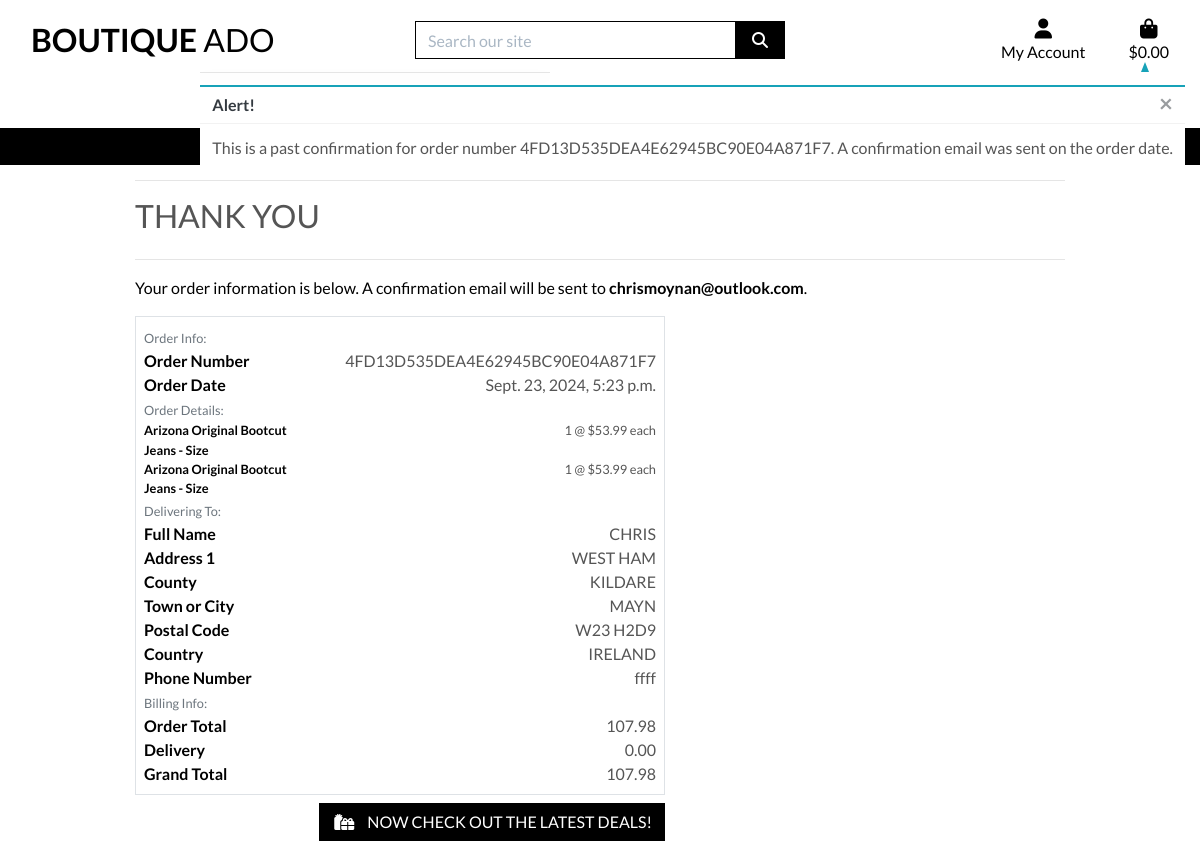
Page /profile/order_history/4FD13D535DEA4E62945BC90E04A871F7 on the committed database.
### checkout/models.py (models this page shows, shortened)
class Order(models.Model):
    order_number = models.CharField(max_length=32, null=False, editable=False)
    user_profile = models.ForeignKey(UserProfile, on_delete=models.SET_NULL,
                                     null=True, blank=True, related_name='orders')
    full_name = models.CharField(max_length=50, null=False, blank=False)
    email = models.EmailField(max_length=254, null=False, blank=False)
    phone_number = models.CharField(max_length=20, null=False, blank=False)
    country = CountryField(blank_label='Country *', null=False, blank=False)
    postcode = models.CharField(max_length=20, null=True, blank=True)
    town_or_city = models.CharField(max_length=40, null=False, blank=False)
    street_address1 = models.CharField(max_length=80, null=False, blank=False)
    street_address2 = models.CharField(max_length=80, null=True, blank=True)
    county = models.CharField(max_length=80, null=True, blank=True)
    date = models.DateTimeField(auto_now_add=True)
    delivery_cost = models.DecimalField(max_digits=6, decimal_places=2, null=False, default=0)
    order_total = models.DecimalField(max_digits=10, decimal_places=2, null=False, default=0)
    grand_total = models.DecimalField(max_digits=10, decimal_places=2, null=False, default=0)
    original_bag = models.TextField(null=False, blank=False, default='')
    stripe_pid = models.CharField(max_length=254, null=False, blank=False, default='')

class OrderLineItem(models.Model):
    order = models.ForeignKey(Order, null=False, blank=False, on_delete=models.CASCADE, related_name='lineitems')
    product = models.ForeignKey(Product, null=False, blank=False, on_delete=models.CASCADE)
    product_size = models.CharField(max_length=2, null=True, blank=True) # XS, S, M, L, XL
    quantity = models.IntegerField(null=False, blank=False, default=0)
    lineitem_total = models.DecimalField(max_digits=6, decimal_places=2, null=False, blank=False, editable=False)

### products/models.py (models this page shows, shortened)
class Product(models.Model):
    category = models.ForeignKey('Category', null=True, blank=True, on_delete=models.SET_NULL)
    sku = models.CharField(max_length=254, null=True, blank=True)
    name = models.CharField(max_length=254)
    description = models.TextField()
    has_sizes = models.BooleanField(default=False, null=True, blank=True)
    price = models.DecimalField(max_digits=6, decimal_places=2)
    rating = models.DecimalField(max_digits=6, decimal_places=2, null=True, blank=True)
    image_url = models.URLField(max_length=1024, null=True, blank=True)
    image = models.ImageField(null=True, blank=True)

### profiles/views.py (the view)
# urls.py: path('order_history/<order_number>', views.order_history, name='order_history'),
def order_history(request, order_number):
    order = get_object_or_404(Order, order_number=order_number)
    messages.info(request, (
        f'This is a past confirmation for order number {order_number}. '
        'A confirmation email was sent on the order date.'
    ))
    template = 'checkout/checkout_success.html'
    context = {
        'order': order,
        'from_profile': True,
    }
    return render(request, template, context)

### bag/contexts.py (called while the page is built, shortened)
def bag_contents(request):
    bag_items = []
    total = 0
    product_count = 0
    bag = request.session.get('bag', {})
    if total < settings.FREE_DELIVERY_THRESHOLD:
        delivery = total * Decimal(settings.STANDARD_DELIVERY_PERCENTAGE / 100)
        free_delivery_delta = settings.FREE_DELIVERY_THRESHOLD - total
    else:
        delivery = 0
        free_delivery_delta = 0
    grand_total = delivery + total
    context = {
        'bag_items': bag_items,
        'total': total,
        'product_count': product_count,
        'delivery': delivery,
        'free_delivery_delta': free_delivery_delta,
        'free_delivery_threshold': settings.FREE_DELIVERY_THRESHOLD,
        'grand_total': grand_total,
    }
    return context

### checkout/templates/checkout/checkout_success.html (shortened to what this page needs)
{% extends "base.html" %}
{% load static %}
{% block extra_css %}
    <link rel="stylesheet" href="{% static 'checkout/css/checkout.css' %}">
{% endblock %}
{% block page_header %}
    <div class="container header-container">
    </div>
{% endblock %}
{% block content %}
    <div class="overlay"></div>
    <div class="container">
        <div class="row">
            <div class="col">
                <hr>
                <h2 class="logo-font mb-4">Thank You</h2>
                <hr>
                <p class="text-black">Your order information is below. A confirmation email will be sent to <strong>{{ order.email }}</strong>.</p>
            </div>
        </div>
        <div class="row">
            <div class="col-12 col-lg-7">
                <div class="order-confirmation-wrapper p-2 border">
                    <div class="row">
                        <div class="col">
                            <small class="text-muted">Order Info:</small>
                        </div>
                    </div>
                    <div class="row">
                        <div class="col-12 col-md-4">
                            <p class="mb-0 text-black font-weight-bold">Order Number</p>
                        </div>
                        <div class="col-12 col-md-8 text-md-right">
                            <p class="mb-0">{{ order.order_number }}</p>
                        </div>
                    </div>
                    <div class="row">
                        <div class="col-12 col-md-4">
                            <p class="mb-0 text-black font-weight-bold">Order Date</p>
                        </div>
                        <div class="col-12 col-md-8 text-md-right">
                            <p class="mb-0">{{ order.date }}</p>
                        </div>
                    </div>
                    <div class="row">
                        <div class="col">
                            <small class="text-muted">Order Details:</small>
                        </div>
                    </div>
                    {% for item in order.lineitems.all %}
                    <div class="row">
                        <div class="col-12 col-md-4">
                            <p class="small mb-0 text-black font-weight-bold">
                                {{ item.product.name }}{% if item.product_size %} - Size {{ item.product.size|upper }}{% endif %}
                            </p>
                        </div>
                        <div class="col-12 col-md-8 text-md-right">
                            <p class="small mb-0">{{ item.quantity }} @ ${{ item.product.price }} each</p>
                        </div>
                    </div>
                    {% endfor %}
                    <div class="row">
                        <div class="col">
                            <small class="text-muted">Delivering To:</small>
                        </div>
                    </div>
                    <div class="row">
                        <div class="col-12 col-md-4">
                            <p class="mb-0 text-black font-weight-bold">Full Name</p>
                        </div>
                        <div class="col-12 col-md-8 text-md-right">
                            <p class="mb-0">{{ order.full_name }}</p>
                        </div>
                    </div>
                    <div class="row">
                        <div class="col-12 col-md-4">
                            <p class="mb-0 text-black font-weight-bold">Address 1</p>
                        </div>
                        <div class="col-12 col-md-8 text-md-right">
                            <p class="mb-0">{{ order.street_address1 }}</p>
                        </div>
                    </div>
                    {% if order.county %}
                    <div class="row">
                        <div class="col-12 col-md-4">
                            <p class="mb-0 text-black font-weight-bold">County</p>
                        </div>
                        <div class="col-12 col-md-8 text-md-right">
                            <p class="mb-0">{{ order.county }}</p>
                        </div>
                    </div>
                    {% endif %}
                    <div class="row">
                        <div class="col-12 col-md-4">
                            <p class="mb-0 text-black font-weight-bold">Town or City</p>
                        </div>
                        <div class="col-12 col-md-8 text-md-right">
                            <p class="mb-0">{{ order.town_or_city }}</p>
                        </div>
                    </div>
                    {% if order.postcode %}
                    <div class="row">
                        <div class="col-12 col-md-4">
                            <p class="mb-0 text-black font-weight-bold">Postal Code</p>
                        </div>
                        <div class="col-12 col-md-8 text-md-right">
                            <p class="mb-0">{{ order.postcode }}</p>
                        </div>
                    </div>
                    {% endif %}
                    <div class="row">
                        <div class="col-12 col-md-4">
                            <p class="mb-0 text-black font-weight-bold">Country</p>
                        </div>
                        <div class="col-12 col-md-8 text-md-right">
                            <p class="mb-0">{{ order.country }}</p>
                        </div>
                    </div>
                    <div class="row">
                        <div class="col-12 col-md-4">
                            <p class="mb-0 text-black font-weight-bold">Phone Number</p>
                        </div>
                        <div class="col-12 col-md-8 text-md-right">
                            <p class="mb-0">{{ order.phone_number }}</p>
                        </div>
                    </div>
                    <div class="row">
                        <div class="col">
                            <small class="text-muted">Billing Info:</small>
                        </div>
                    </div>
                    <div class="row">
                        <div class="col-12 col-md-4">
                            <p class="mb-0 text-black font-weight-bold">Order Total</p>
                        </div>
                        <div class="col-12 col-md-8 text-md-right">
                            <p class="mb-0">{{ order.order_total }}</p>
                        </div>
                    </div>
                    <div class="row">
                        <div class="col-12 col-md-4">
                            <p class="mb-0 text-black font-weight-bold">Delivery</p>
                        </div>
                        <div class="col-12 col-md-8 text-md-right">
                            <p class="mb-0">{{ order.delivery_cost }}</p>
                        </div>
                    </div>
                    <div class="row">
                        <div class="col-12 col-md-4">
                            <p class="mb-0 text-black font-weight-bold">Grand Total</p>
                        </div>
                        <div class="col-12 col-md-8 text-md-right">
                            <p class="mb-0">{{ order.grand_total }}</p>
                        </div>
                    </div>
                </div>
            </div>
        </div>
        <div class="row">
			<div class="col-12 col-lg-7 text-right">
				<a href="{% url 'products' %}?category=new_arrivals,deals,clearance" class="btn btn-black rounded-0 my-2">
					<span class="icon mr-2">
						<i class="fas fa-gifts"></i>
					</span>
					<span class="text-uppercase">Now check out the latest deals!</span>
				</a>
			</div>
		</div>
    </div>
{% endblock %}

### static/css/base.css (style rules this page uses)
html { height: 100%; }
body { background: url('/media/homepage_background_cropped.jpg') no-repeat center center fixed; background-size: cover; height: calc(100vh - 164px); color: #555; font-family: 'Lato'; }
.icon { align-items: center; display: inline-flex; justify-content: center; height: 1.5rem; width: 1.5rem; }
.logo-font { text-transform: uppercase; }
.btn-black { background: black; color: white; }
.text-black { color: #000 !important; }
.overlay { height: 100%; width: 100%; top: 0; left: 0; position: fixed; background: white; z-index: -1; }
@media (min-width: 1200px) { .container { max-width: 80%; } }
@media (min-width: 992px) { .header-container { padding-top: 164px; } }

### rows in the picture
Order: email "chrismoynan@outlook.com", order_number "4FD13D535DEA4E62945BC90E04A871F7", date "Sept. 23, 2024, 5:23 p.m.", full_name "CHRIS", street_address1 "WEST HAM", county "KILDARE", town_or_city "MAYN", postcode "W23 H2D9", country "IRELAND", phone_number "ffff", order_total "107.98", delivery_cost "0.00", grand_total "107.98"
OrderLineItem: product.name "Arizona Original Bootcut Jeans", quantity "1", product.price "53.99"
OrderLineItem: product.name "Arizona Original Bootcut Jeans", quantity "1", product.price "53.99"

### other values in the picture
{{ message }} "This is a past confirmation for order number 4FD13D535DEA4E62945BC90E04A871F7. A confirmation email was sent on the order date."
